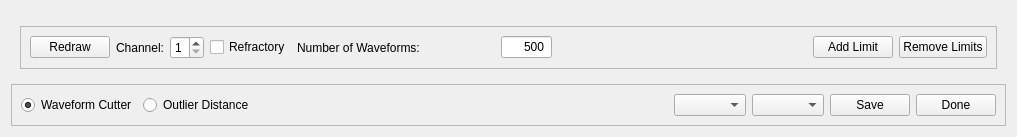
      <widget class="QWidget" name="page_2">
       <layout class="QVBoxLayout" name="verticalLayout_8">
        <item>
         <widget class="QStackedWidget" name="stackedWidget_trimmer">
          <property name="currentIndex">
           <number>0</number>
          </property>
          <widget class="QWidget" name="page_3">
           <layout class="QVBoxLayout" name="verticalLayout_7">
            <item>
             <widget class="MatplotlibWidget" name="mplwidget_wavecutter" native="true">
              <property name="autoFillBackground">
               <bool>true</bool>
              </property>
             </widget>
            </item>
            <item>
             <widget class="QFrame" name="frame">
              <property name="frameShape">
               <enum>QFrame::StyledPanel</enum>
              </property>
              <property name="frameShadow">
               <enum>QFrame::Raised</enum>
              </property>
              <layout class="QHBoxLayout" name="horizontalLayout_20">
               <item>
                <widget class="QPushButton" name="pushButton_wavecutter_redraw">
                 <property name="text">
                  <string>Redraw</string>
                 </property>
                </widget>
               </item>
               <item>
                <layout class="QHBoxLayout" name="horizontalLayout_17">
                 <item>
                  <widget class="QLabel" name="label_2">
                   <property name="text">
                    <string>Channel:</string>
                   </property>
                  </widget>
                 </item>
                 <item>
                  <widget class="QSpinBox" name="spinBox_wavecutter_channel">
                   <property name="minimum">
                    <number>1</number>
                   </property>
                   <property name="maximum">
                    <number>4</number>
                   </property>
                  </widget>
                 </item>
                </layout>
               </item>
               <item>
                <widget class="QCheckBox" name="checkBox_wavecutter_refractory">
                 <property name="text">
                  <string>Refractory</string>
                 </property>
                </widget>
               </item>
               <item>
                <layout class="QHBoxLayout" name="horizontalLayout_18">
                 <item>
                  <widget class="QLabel" name="label_11">
                   <property name="text">
                    <string>Number of Waveforms:</string>
                   </property>
                  </widget>
                 </item>
                 <item>
                  <widget class="QLineEdit" name="lineEdit_wavecutter_count">
                   <property name="maximumSize">
                    <size>
                     <width>51</width>
                     <height>16777215</height>
                    </size>
                   </property>
                   <property name="inputMask">
                    <string>0000; </string>
                   </property>
                   <property name="text">
                    <string>500</string>
                   </property>
                   <property name="alignment">
                    <set>Qt::AlignRight|Qt::AlignTrailing|Qt::AlignVCenter</set>
                   </property>
                  </widget>
                 </item>
                </layout>
               </item>
               <item>
                <spacer name="horizontalSpacer">
                 <property name="orientation">
                  <enum>Qt::Horizontal</enum>
                 </property>
                 <property name="sizeHint" stdset="0">
                  <size>
                   <width>11</width>
                   <height>20</height>
                  </size>
                 </property>
                </spacer>
               </item>
               <item>
                <layout class="QHBoxLayout" name="horizontalLayout_19">
                 <item>
                  <widget class="QPushButton" name="pushButton_wavecutter_add_limit">
                   <property name="text">
                    <string>Add Limit</string>
                   </property>
                  </widget>
                 </item>
                 <item>
                  <widget class="QPushButton" name="pushButton_wavecutter_remove_limit">
                   <property name="text">
                    <string>Remove Limits</string>
                   </property>
                  </widget>
                 </item>
                </layout>
               </item>
              </layout>
             </widget>
            </item>
           </layout>
          </widget>
          <widget class="QWidget" name="page_4">
           <widget class="MatplotlibWidget" name="mplwidget_outliers" native="true">
            <property name="geometry">
             <rect>
              <x>20</x>
              <y>30</y>
              <width>731</width>
              <height>561</height>
             </rect>
            </property>
           </widget>
          </widget>
         </widget>
        </item>
        <item>
         <widget class="QFrame" name="frame_5">
          <property name="frameShape">
           <enum>QFrame::StyledPanel</enum>
          </property>
          <property name="frameShadow">
           <enum>QFrame::Raised</enum>
          </property>
          <layout class="QHBoxLayout" name="horizontalLayout_23">
           <item>
            <layout class="QHBoxLayout" name="horizontalLayout_22">
             <item>
              <widget class="QRadioButton" name="radioButton_wavecutter">
               <property name="text">
                <string>Waveform Cutter</string>
               </property>
               <property name="checked">
                <bool>true</bool>
               </property>
               <attribute name="buttonGroup">
                <string notr="true">buttonGroup_trimmer</string>
               </attribute>
              </widget>
             </item>
             <item>
              <widget class="QRadioButton" name="radioButton_outlier">
               <property name="text">
                <string>Outlier Distance</string>
               </property>
               <attribute name="buttonGroup">
                <string notr="true">buttonGroup_trimmer</string>
               </attribute>
              </widget>
             </item>
            </layout>
           </item>
           <item>
            <spacer name="horizontalSpacer_3">
             <property name="orientation">
              <enum>Qt::Horizontal</enum>
             </property>
             <property name="sizeHint" stdset="0">
              <size>
               <width>414</width>
               <height>20</height>
              </size>
             </property>
            </spacer>
           </item>
           <item>
            <widget class="QComboBox" name="comboBox_labels">
             <property name="maxVisibleItems">
              <number>4</number>
             </property>
             <property name="maxCount">
              <number>4</number>
             </property>
             <property name="duplicatesEnabled">
              <bool>false</bool>
             </property>
            </widget>
           </item>
           <item>
            <widget class="QComboBox" name="comboBox_attrTypes"/>
           </item>
           <item>
            <widget class="QPushButton" name="pushButton_saveLabeledCluster">
             <property name="text">
              <string>Save</string>
             </property>
            </widget>
           </item>
           <item>
            <widget class="QPushButton" name="pushButton_wavecutter_done">
             <property name="text">
              <string>Done</string>
             </property>
            </widget>
           </item>
          </layout>
         </widget>
        </item>
       </layout>
      </widget>
